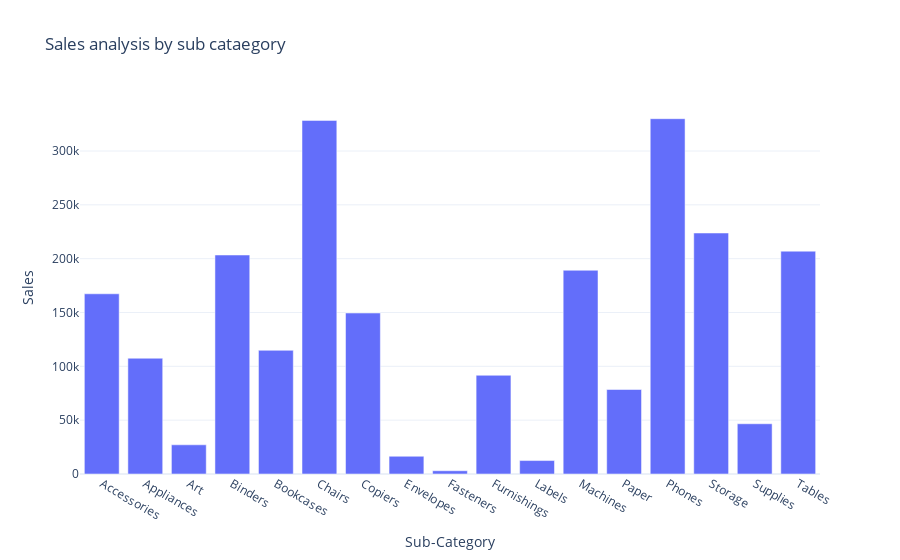

Here is the notebook cell this chart was saved with:
### Code cell
fig = px.bar(sales_by_subcategory, x='Sub-Category', y = 'Sales', title='Sales analysis by sub cataegory')
fig.show()

### Figure 1 — Plotly figure (JSON) as saved in the notebook; plotly's stock layout.template omitted (floating-point values rounded to 4 significant figures)
{"data": [{"alignmentgroup": "True", "hovertemplate": "Sub-Category=%{x}<br>Sales=%{y}<extra></extra>", "legendgroup": "", "marker": {"color": "#636efa", "pattern": {"shape": ""}}, "name": "", "offsetgroup": "", "orientation": "v", "showlegend": false, "textposition": "auto", "type": "bar", "x": ["Accessories", "Appliances", "Art", "Binders", "Bookcases", "Chairs", "Copiers", "Envelopes", "Fasteners", "Furnishings", "Labels", "Machines", "Paper", "Phones", "Storage", "Supplies", "Tables"], "xaxis": "x", "y": [167400.0, 107500.0, 27120.0, 203400.0, 114900.0, 328400.0, 149500.0, 16480.0, 3024.0, 91710.0, 12490.0, 189200.0, 78480.0, 330000.0, 223800.0, 46670.0, 207000.0], "yaxis": "y"}], "layout": {"autosize": true, "barmode": "relative", "legend": {"tracegroupgap": 0}, "title": {"text": "Sales analysis by sub cataegory"}, "xaxis": {"anchor": "y", "autorange": true, "domain": [0, 1], "range": [-0.5, 16.5], "title": {"text": "Sub-Category"}, "type": "category"}, "yaxis": {"anchor": "x", "autorange": true, "domain": [0, 1], "range": [0, 347400.0], "title": {"text": "Sales"}, "type": "linear"}}}
